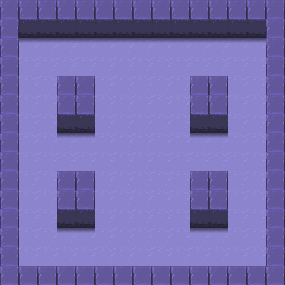

This is a level from a 2D game, rendered from its Tiled map with the project's own tilesets. A one-line summary and the complete map file follow:
An orthogonal 15x15 tile map with 19x19 px tiles, 3 tile layers (FLOORS, WALLS, SHADOWS).

<map version="1.0" orientation="orthogonal" renderorder="right-down" width="15" height="15" tilewidth="19" tileheight="19" nextobjectid="1">
 <tileset firstgid="1" name="dungeon_spritesheet_v01-01" tilewidth="19" tileheight="19" tilecount="4" columns="1">
  <image source="../character/dungeon_spritesheet_v01-01.png" width="19" height="76" />
 </tileset>
 <layer name="FLOORS" width="15" height="15">
  <data encoding="csv">
3,3,3,3,3,3,3,3,3,3,3,3,3,3,3,
3,3,3,3,3,3,3,3,3,3,3,3,3,3,3,
3,3,3,3,3,3,3,3,3,3,3,3,3,3,3,
3,3,3,3,3,3,3,3,3,3,3,3,3,3,3,
3,3,3,3,3,3,3,3,3,3,3,3,3,3,3,
3,3,3,3,3,3,3,3,3,3,3,3,3,3,3,
3,3,3,3,3,3,3,3,3,3,3,3,3,3,3,
3,3,3,3,3,3,3,3,3,3,3,3,3,3,3,
3,3,3,3,3,3,3,3,3,3,3,3,3,3,3,
3,3,3,3,3,3,3,3,3,3,3,3,3,3,3,
3,3,3,3,3,3,3,3,3,3,3,3,3,3,3,
3,3,3,3,3,3,3,3,3,3,3,3,3,3,3,
3,3,3,3,3,3,3,3,3,3,3,3,3,3,3,
3,3,3,3,3,3,3,3,3,3,3,3,3,3,3,
3,3,3,3,3,3,3,3,3,3,3,3,3,3,3
</data>
 </layer>
 <layer name="WALLS" width="15" height="15">
  <data encoding="csv">
1,1,1,1,1,1,1,1,1,1,1,1,1,1,1,
1,2,2,2,2,2,2,2,2,2,2,2,2,2,1,
1,0,0,0,0,0,0,0,0,0,0,0,0,0,1,
1,0,0,0,0,0,0,0,0,0,0,0,0,0,1,
1,0,0,1,1,0,0,0,0,0,1,1,0,0,1,
1,0,0,1,1,0,0,0,0,0,1,1,0,0,1,
1,0,0,2,2,0,0,0,0,0,2,2,0,0,1,
1,0,0,0,0,0,0,0,0,0,0,0,0,0,1,
1,0,0,0,0,0,0,0,0,0,0,0,0,0,1,
1,0,0,1,1,0,0,0,0,0,1,1,0,0,1,
1,0,0,1,1,0,0,0,0,0,1,1,0,0,1,
1,0,0,2,2,0,0,0,0,0,2,2,0,0,1,
1,0,0,0,0,0,0,0,0,0,0,0,0,0,1,
1,0,0,0,0,0,0,0,0,0,0,0,0,0,1,
1,1,1,1,1,1,1,1,1,1,1,1,1,1,1
</data>
 </layer>
 <layer name="SHADOWS" width="15" height="15">
  <data encoding="csv">
0,0,0,0,0,0,0,0,0,0,0,0,0,0,0,
0,0,0,0,0,0,0,0,0,0,0,0,0,0,0,
0,4,4,4,4,4,4,4,4,4,4,4,4,4,0,
0,0,0,0,0,0,0,0,0,0,0,0,0,0,0,
0,0,0,0,0,0,0,0,0,0,0,0,0,0,0,
0,0,0,0,0,0,0,0,0,0,0,0,0,0,0,
0,0,0,0,0,0,0,0,0,0,0,0,0,0,0,
0,0,0,4,4,0,0,0,0,0,4,4,0,0,0,
0,0,0,0,0,0,0,0,0,0,0,0,0,0,0,
0,0,0,0,0,0,0,0,0,0,0,0,0,0,0,
0,0,0,0,0,0,0,0,0,0,0,0,0,0,0,
0,0,0,0,0,0,0,0,0,0,0,0,0,0,0,
0,0,0,4,4,0,0,0,0,0,4,4,0,0,0,
0,0,0,0,0,0,0,0,0,0,0,0,0,0,0,
0,0,0,0,0,0,0,0,0,0,0,0,0,0,0
</data>
 </layer>
</map>